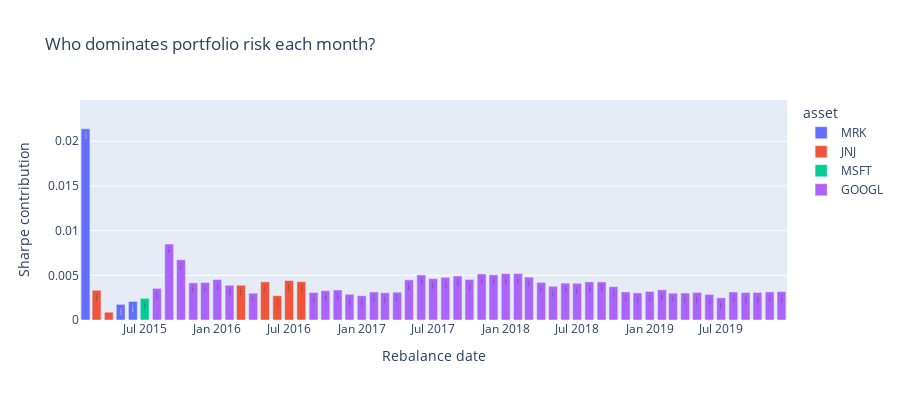

The notebook cell this image was saved under:
### Code cell
top_per_period = pd.DataFrame({
    "date":   rc_cvar_80.index,
    "asset":  rc_cvar_80.idxmax(axis=1),    # ticker with largest share
    "share":  rc_cvar_80.max(axis=1),       # that share in %
})
top_per_period["share"] = top_per_period["share"].round(5) # nice labels

# 2)  Plot – one bar per period, coloured by the winning asset
fig_top = pexp.bar(
    top_per_period,
    x="date",
    y="share",
    color="asset",
    text="share",
    title="Who dominates portfolio risk each month?",
    labels={"share": "Sharpe contribution"},
    height=400,
)
# fig_top.update_traces(texttemplate="%{text:.2f}%", textposition="inside")
fig_top.update_layout(
    yaxis=dict(range=[0, top_per_period["share"].max() * 1.15]),
    xaxis_title="Rebalance date",
    showlegend=True,
)
fig_top.show()                 # or .write_html("top_contributor.html")
